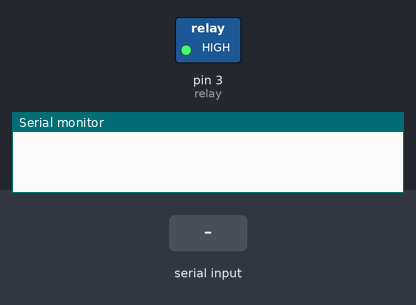
Bench run of a sketch on a simulated Arduino Uno, built with avr-gcc and run on an emulated ATmega328P. Shown: switched loads named in the sketch (green lamp = pin HIGH), the last lines printed to the serial monitor. Inputs (shaded band) come from the test bench.

Above: at 1.2 s.
1.3 s: "1" received over the second serial link
At 2.3 s:
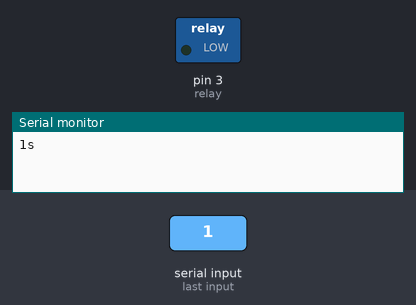
2.8 s: "0" received over the second serial link
At 3.4 s:
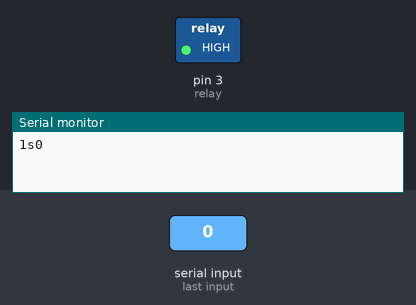
Timing chart, 0 to 5.8 s (numbered marks = the images above; inputs shaded):
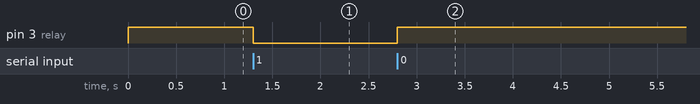

The sketch:

bluetooth_relay.ino
```cpp
#include <SoftwareSerial.h>

#define rxPin 11
#define txPin 12
#define relay 3
SoftwareSerial mySerial(rxPin, txPin); // RX, TX
char myChar ;

void setup() {
  Serial.begin(9600);
  mySerial.begin(9600);
  pinMode(relay,OUTPUT);
  digitalWrite(relay,HIGH);
}

void loop(){
  while(mySerial.available())
  {
    myChar = mySerial.read();
    Serial.print(myChar);
    if(myChar=='1')
    {
      digitalWrite(relay,LOW);
      Serial.print("s");
    }
   else if(myChar=='0')
   {
   digitalWrite(relay,HIGH);
   }
   }
 }
```

Measured:
- after the input at 1.3 s, pin 3 (relay): HIGH → LOW at once
- after the input at 2.8 s, pin 3 (relay): LOW → HIGH at once
